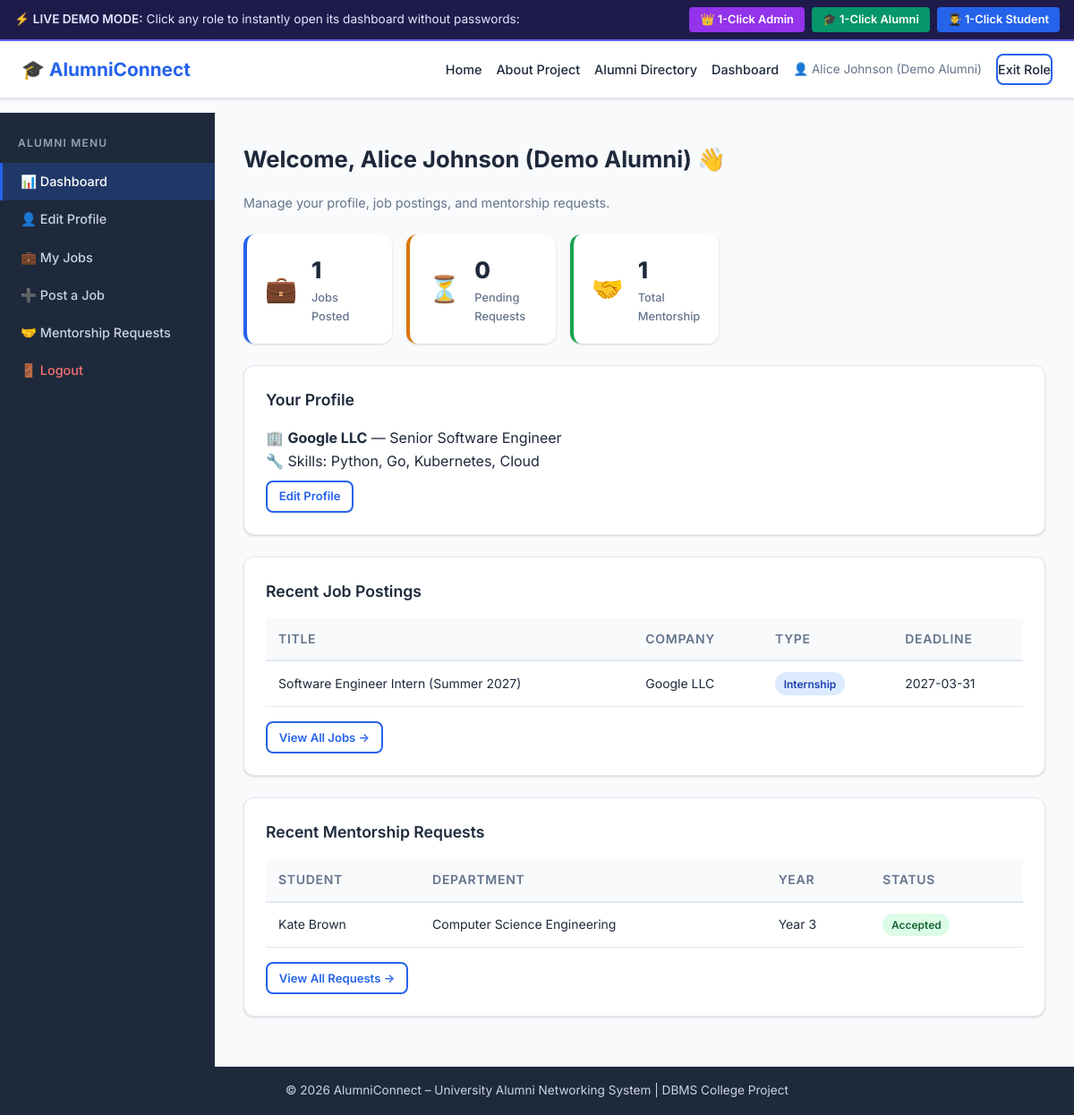
The page /alumni/ on the database its author committed.
### tables this page shows
CREATE TABLE Alumni (
        alumni_id       INTEGER PRIMARY KEY AUTOINCREMENT,
        user_id         INTEGER NOT NULL UNIQUE,
        department_id   INTEGER NOT NULL,
        graduation_year INTEGER NOT NULL,
        current_company TEXT,
        job_title       TEXT,
        skills          TEXT,
        linkedin_url    TEXT,
        bio             TEXT,
        FOREIGN KEY (user_id) REFERENCES Users(user_id) ON DELETE CASCADE,
        FOREIGN KEY (department_id) REFERENCES Department(department_id)
    );

CREATE TABLE Job (
        job_id           INTEGER PRIMARY KEY AUTOINCREMENT,
        alumni_id        INTEGER NOT NULL,
        company_name     TEXT NOT NULL,
        job_title        TEXT NOT NULL,
        job_description  TEXT NOT NULL,
        job_type         TEXT NOT NULL,
        application_link TEXT,
        location         TEXT,
        deadline         DATE,
        created_at       TIMESTAMP DEFAULT CURRENT_TIMESTAMP,
        FOREIGN KEY (alumni_id) REFERENCES Alumni(alumni_id) ON DELETE CASCADE
    );

CREATE TABLE Mentorship (
        mentorship_id  INTEGER PRIMARY KEY AUTOINCREMENT,
        student_id     INTEGER NOT NULL,
        alumni_id      INTEGER NOT NULL,
        message        TEXT,
        request_status TEXT NOT NULL DEFAULT 'Pending',
        requested_at   TIMESTAMP DEFAULT CURRENT_TIMESTAMP,
        FOREIGN KEY (student_id) REFERENCES Student(student_id) ON DELETE CASCADE,
        FOREIGN KEY (alumni_id)  REFERENCES Alumni(alumni_id) ON DELETE CASCADE,
        UNIQUE (student_id, alumni_id)
    );

CREATE TABLE Users (
        user_id        INTEGER PRIMARY KEY AUTOINCREMENT,
        full_name      TEXT NOT NULL,
        email          TEXT NOT NULL UNIQUE,
        password_hash  TEXT NOT NULL,
        role           TEXT NOT NULL CHECK(role IN ('admin', 'alumni', 'student')),
        account_status TEXT NOT NULL DEFAULT 'pending' CHECK(account_status IN ('pending', 'approved', 'rejected')),
        created_at     TIMESTAMP DEFAULT CURRENT_TIMESTAMP
    );

CREATE TABLE Department (
        department_id   INTEGER PRIMARY KEY AUTOINCREMENT,
        department_name TEXT NOT NULL UNIQUE
    );

CREATE TABLE Student (
        student_id    INTEGER PRIMARY KEY AUTOINCREMENT,
        user_id       INTEGER NOT NULL UNIQUE,
        department_id INTEGER NOT NULL,
        current_year  INTEGER NOT NULL,
        skills        TEXT,
        interests     TEXT,
        FOREIGN KEY (user_id) REFERENCES Users(user_id) ON DELETE CASCADE,
        FOREIGN KEY (department_id) REFERENCES Department(department_id)
    );

### routes/alumni.py (the view)
@alumni_bp.route('/')
@alumni_required
def dashboard():
    profile = get_alumni_profile(session['user_id'])
    alumni_id = profile['alumni_id'] if profile else 1
    jobs = execute_query("SELECT COUNT(*) AS cnt FROM Job WHERE alumni_id=%s", (alumni_id,), fetchone=True)
    pending_m = execute_query("SELECT COUNT(*) AS cnt FROM Mentorship WHERE alumni_id=%s AND request_status='Pending'", (alumni_id,), fetchone=True)
    total_m   = execute_query("SELECT COUNT(*) AS cnt FROM Mentorship WHERE alumni_id=%s", (alumni_id,), fetchone=True)
    recent_jobs = execute_query("SELECT * FROM Job WHERE alumni_id=%s ORDER BY created_at DESC LIMIT 3", (alumni_id,), fetch=True) or []
    recent_req = execute_query("""
        SELECT m.mentorship_id, m.message, m.request_status, m.requested_at,
               u.full_name AS student_name, d.department_name, s.current_year
        FROM Mentorship m
        JOIN Student s ON m.student_id = s.student_id
        JOIN Users u ON s.user_id = u.user_id
        JOIN Department d ON s.department_id = d.department_id
        WHERE m.alumni_id=%s
        ORDER BY m.requested_at DESC LIMIT 3
    """, (alumni_id,), fetch=True) or []
    return render_template('alumni/dashboard.html',
                           profile=profile or {},
                           job_count=jobs['cnt'] if jobs else 0,
                           pending_mentorship=pending_m['cnt'] if pending_m else 0,
                           total_mentorship=total_m['cnt'] if total_m else 0,
                           recent_jobs=recent_jobs,
                           recent_req=recent_req)

### database/db_connection.py (called while the page is built, shortened)
def get_sqlite_connection():
    conn = sqlite3.connect(SQLITE_DB_PATH)
    conn.row_factory = sqlite3.Row
    conn.execute("PRAGMA foreign_keys = ON;")
    return conn

def get_db_connection():
    global USE_SQLITE
    return get_sqlite_connection()

### routes/alumni.py (called while the page is built)
def alumni_required(f):
    @wraps(f)
    def decorated(*args, **kwargs):
        if 'user_id' not in session or session.get('role') != 'alumni':
            session['user_id'] = 2
            session['full_name'] = 'Alice Johnson (Demo Alumni)'
            session['role'] = 'alumni'
            session['email'] = 'alice.johnson@example.com'
        return f(*args, **kwargs)
    return decorated

def get_alumni_profile(user_id):
    row = execute_query("SELECT * FROM Alumni WHERE user_id=%s", (user_id,), fetchone=True)
    if not row:
        row = execute_query("SELECT * FROM Alumni LIMIT 1", fetchone=True)
    return row

### templates/alumni/dashboard.html (shortened to what this page needs)
{% extends "base.html" %}
{% block content %}
<div class="dashboard-layout">
    <aside class="sidebar">
        <h3 class="sidebar-title">Alumni Menu</h3>
        <ul class="sidebar-menu">
            <li><a href="{{ url_for('alumni.dashboard') }}" class="active">📊 Dashboard</a></li>
            <li><a href="{{ url_for('alumni.edit_profile') }}">👤 Edit Profile</a></li>
            <li><a href="{{ url_for('alumni.my_jobs') }}">💼 My Jobs</a></li>
            <li><a href="{{ url_for('alumni.add_job') }}">➕ Post a Job</a></li>
            <li><a href="{{ url_for('alumni.mentorship_requests') }}">🤝 Mentorship Requests</a></li>
            <li><a href="{{ url_for('auth.logout') }}" class="logout-link">🚪 Logout</a></li>
        </ul>
    </aside>
    <div class="dashboard-main">
        <div class="dashboard-header">
            <h1>Welcome, {{ session.get('full_name') }} 👋</h1>
            <p class="text-muted">Manage your profile, job postings, and mentorship requests.</p>
        </div>
        <div class="stat-cards-grid">
            <div class="stat-card-dash blue">
                <div class="stat-icon">💼</div>
                <div class="stat-info">
                    <div class="stat-number">{{ job_count }}</div>
                    <div class="stat-label">Jobs Posted</div>
                </div>
            </div>
            <div class="stat-card-dash orange">
                <div class="stat-icon">⏳</div>
                <div class="stat-info">
                    <div class="stat-number">{{ pending_mentorship }}</div>
                    <div class="stat-label">Pending Requests</div>
                </div>
            </div>
            <div class="stat-card-dash green">
                <div class="stat-icon">🤝</div>
                <div class="stat-info">
                    <div class="stat-number">{{ total_mentorship }}</div>
                    <div class="stat-label">Total Mentorship</div>
                </div>
            </div>
        </div>
        <div class="section-card">
            <h2>Your Profile</h2>
            {% if profile.current_company %}
            <p>🏢 <strong>{{ profile.current_company }}</strong> — {{ profile.job_title }}</p>
            {% else %}
            <p class="text-muted">Profile incomplete. <a href="{{ url_for('alumni.edit_profile') }}">Update your profile →</a></p>
            {% endif %}
            {% if profile.skills %}
            <p>🔧 Skills: {{ profile.skills }}</p>
            {% endif %}
            <a href="{{ url_for('alumni.edit_profile') }}" class="btn btn-sm btn-outline" style="margin-top:0.5rem;">Edit Profile</a>
        </div>
        <div class="section-card">
            <h2>Recent Job Postings</h2>
            {% if recent_jobs %}
            <table class="data-table">
                <thead><tr><th>Title</th><th>Company</th><th>Type</th><th>Deadline</th></tr></thead>
                <tbody>
                    {% for j in recent_jobs %}
                    <tr>
                        <td>{{ j.job_title }}</td>
                        <td>{{ j.company_name }}</td>
                        <td><span class="badge badge-info">{{ j.job_type }}</span></td>
                        <td>{{ j.deadline or '—' }}</td>
                    </tr>
                    {% endfor %}
                </tbody>
            </table>
            <a href="{{ url_for('alumni.my_jobs') }}" class="btn btn-sm btn-outline" style="margin-top:1rem;">View All Jobs →</a>
            {% else %}
            <div class="empty-state">
                <p>You haven't posted any jobs yet.</p>
                <a href="{{ url_for('alumni.add_job') }}" class="btn btn-sm">Post a Job</a>
            </div>
            {% endif %}
        </div>
        <div class="section-card">
            <h2>Recent Mentorship Requests</h2>
            {% if recent_req %}
            <table class="data-table">
                <thead><tr><th>Student</th><th>Department</th><th>Year</th><th>Status</th></tr></thead>
                <tbody>
                    {% for r in recent_req %}
                    <tr>
                        <td>{{ r.student_name }}</td>
                        <td>{{ r.department_name }}</td>
                        <td>Year {{ r.current_year }}</td>
                        <td><span class="badge badge-{{ 'success' if r.request_status=='Accepted' else ('danger' if r.request_status=='Rejected' else 'warning') }}">{{ r.request_status }}</span></td>
                    </tr>
                    {% endfor %}
                </tbody>
            </table>
            <a href="{{ url_for('alumni.mentorship_requests') }}" class="btn btn-sm btn-outline" style="margin-top:1rem;">View All Requests →</a>
            {% else %}
            <p class="text-muted">No mentorship requests yet.</p>
            {% endif %}
        </div>
    </div>
</div>
{% endblock %}

### static/css/style.css (style rules this page uses)
:root { --primary: #2563eb; --primary-dk: #1d4ed8; --secondary: #7c3aed; --success: #16a34a; --warning: #d97706; --danger: #dc2626; --info: #0891b2; --teal: #0f766e; --bg: #f8fafc; --surface: #ffffff; --border: #e2e8f0; --text: #1e293b; --text-muted: #64748b; --sidebar-bg: #1e293b; --sidebar-text: #cbd5e1; --radius: 8px; --radius-lg: 12px; --shadow: 0 1px 3px rgba(0,0,0,.1), 0 1px 2px rgba(0,0,0,.06); --shadow-md: 0 4px 6px rgba(0,0,0,.07), 0 2px 4px rgba(0,0,0,.06); --shadow-lg: 0 10px 15px rgba(0,0,0,.1), 0 4px 6px rgba(0,0,0,.05); }
*, *::before, *::after { box-sizing: border-box; margin: 0; padding: 0; }
html { font-size: 16px; scroll-behavior: smooth; }
body { font-family: 'Inter', system-ui, -apple-system, sans-serif; background: var(--bg); color: var(--text); line-height: 1.6; min-height: 100vh; display: flex; flex-direction: column; }
a { color: var(--primary); text-decoration: none; }
.text-muted { color: var(--text-muted); font-size: 0.9rem; }
.btn { display: inline-flex; align-items: center; gap: 0.4rem; padding: 0.55rem 1.2rem; background: var(--primary); color: #fff; border: 2px solid var(--primary); border-radius: var(--radius); font-weight: 600; font-size: 0.9rem; cursor: pointer; transition: background .2s, color .2s, transform .1s; }
.btn-sm { padding: 0.35rem 0.8rem; font-size: 0.82rem; }
.btn-outline { background: transparent; color: var(--primary); }
.stat-number { font-size: 2.5rem; font-weight: 800; color: var(--primary); }
.stat-label { color: var(--text-muted); font-weight: 500; }
.dashboard-layout { display: flex; min-height: calc(100vh - 65px); }
.sidebar { width: 240px; min-height: 100%; flex-shrink: 0; background: var(--sidebar-bg); padding: 1.5rem 0; }
.sidebar-title { color: #94a3b8; font-size: 0.75rem; text-transform: uppercase; letter-spacing: 0.1em; font-weight: 600; padding: 0 1.25rem; margin-bottom: 0.75rem; }
.sidebar-menu { list-style: none; }
.sidebar-menu li a { display: block; padding: 0.6rem 1.25rem; color: var(--sidebar-text); font-weight: 500; font-size: 0.9rem; border-left: 3px solid transparent; transition: background .15s, border-color .15s; }
.sidebar-menu li a.active { background: rgba(37,99,235,.25); border-color: var(--primary); color: #fff; }
.sidebar-menu li a.logout-link { color: #f87171; }
.dashboard-main { flex: 1; padding: 2rem; overflow-y: auto; }
.dashboard-header { display: flex; align-items: center; justify-content: space-between; margin-bottom: 1.5rem; gap: 1rem; flex-wrap: wrap; }
.dashboard-header h1 { font-size: 1.6rem; font-weight: 700; }
.stat-cards-grid { display: grid; grid-template-columns: repeat(auto-fill, minmax(160px, 1fr)); gap: 1rem; margin-bottom: 1.5rem; }
.stat-card-dash { background: var(--surface); border-radius: var(--radius-lg); padding: 1.25rem; display: flex; align-items: center; gap: 1rem; box-shadow: var(--shadow); border-left: 4px solid; }
.stat-card-dash.green { border-color: var(--success); }
.stat-card-dash.blue { border-color: var(--primary); }
.stat-card-dash.orange { border-color: var(--warning); }
.stat-icon { font-size: 1.8rem; }
.stat-info .stat-number { font-size: 1.6rem; font-weight: 800; color: var(--text); }
.stat-info .stat-label { font-size: 0.8rem; color: var(--text-muted); }
.section-card { background: var(--surface); border-radius: var(--radius-lg); padding: 1.5rem; box-shadow: var(--shadow); margin-bottom: 1.5rem; border: 1px solid var(--border); }
.section-card h2 { font-size: 1.1rem; font-weight: 600; margin-bottom: 1rem; }
.data-table { width: 100%; border-collapse: collapse; font-size: 0.875rem; }
.data-table th { background: var(--bg); color: var(--text-muted); font-weight: 600; text-transform: uppercase; letter-spacing: 0.05em; padding: 0.75rem 0.875rem; text-align: left; border-bottom: 2px solid var(--border); }
.data-table td { padding: 0.75rem 0.875rem; border-bottom: 1px solid var(--border); vertical-align: middle; }
.badge { display: inline-block; padding: 0.2rem 0.6rem; border-radius: 9999px; font-size: 0.75rem; font-weight: 600; }
.badge-success { background: #dcfce7; color: #166534; }
.badge-info { background: #dbeafe; color: #1e40af; }

### rows shown on the page
Alumni: current_company "Google LLC", job_title "Senior Software Engineer", skills "Python, Go, Kubernetes, Cloud"
Job: job_title "Software Engineer Intern (Summer 2027)", company_name "Google LLC", job_type "Internship", deadline "2027-03-31"
Mentorship: student_name "Kate Brown", department_name "Computer Science Engineering", current_year "3", request_status "Accepted"

### other values the page prints
{{ session.get('full_name', 'Guest') }} "Alice Johnson (Demo Alumni)"
{{ session.get('full_name') }} "Alice Johnson (Demo Alumni)"
{{ job_count }} "1"
{{ pending_mentorship }} "0"
{{ total_mentorship }} "1"
